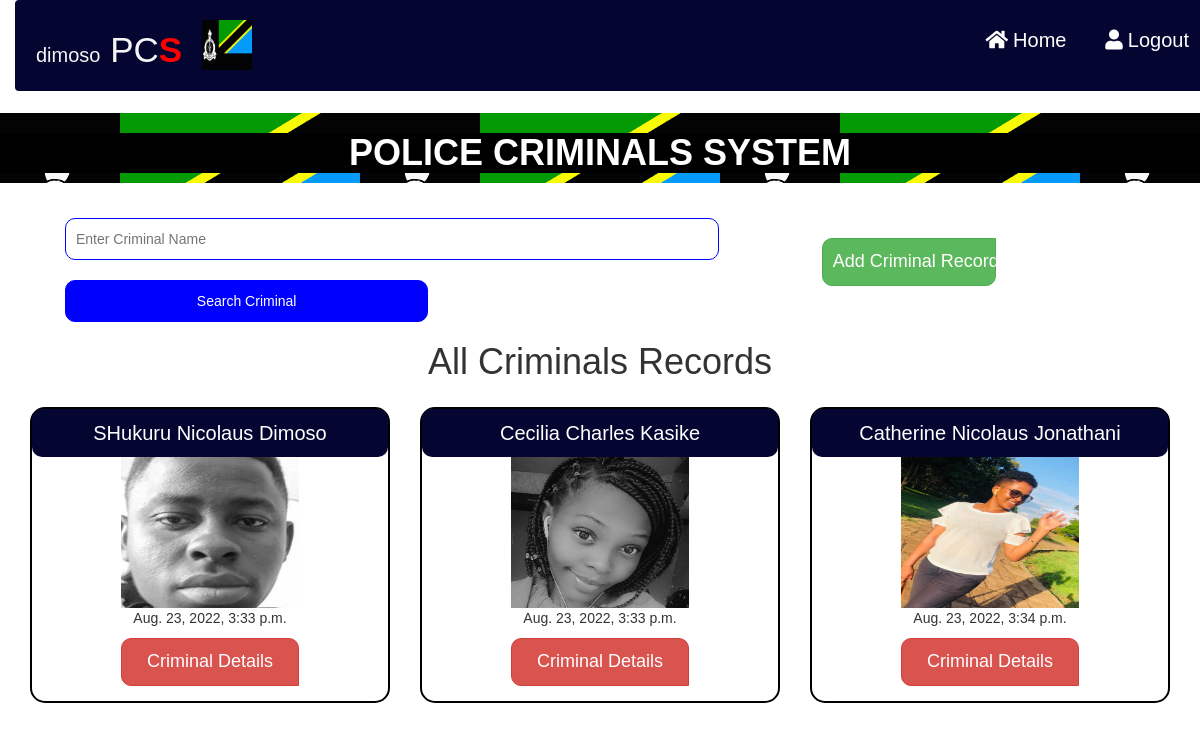
Screenshot of /criminals_records/ (signed in) with the database file from the repository.
### MyApp/models.py (models this page shows, shortened)
class Records(models.Model):
    criminals = models.ForeignKey(Criminals, on_delete=models.CASCADE)
    case_records = models.TextField()
    recorded_at = models.DateTimeField(auto_now_add=True, blank=True, null=True)
    updated_at = models.DateTimeField(auto_now = True, blank=True, null=True)

class Criminals(models.Model):
    name = models.CharField(max_length=200)
    residence = models.CharField(max_length=50)
    country = models.CharField(max_length=50, default="Tanzania")
    education = models.CharField(max_length=150, blank=True, null=True)
    occupation = models.CharField(max_length=150, blank=True, null=True)
    marital_status = models.CharField(max_length=50, blank=True, null=True)
    Gender_Choices = (
            ('', 'Choose Gender'),
            ('Male', 'Male'),
            ('Female', 'Female'),
        )
    gender = models.CharField(choices=Gender_Choices,max_length=7)
    recorded_at = models.DateTimeField(auto_now_add=True, blank=True, null=True)
    updated_at = models.DateTimeField(auto_now = True, blank=True, null=True)
    image = models.ImageField(upload_to="crimanls/")
    class Meta:
        verbose_name_plural = "Criminals"

### MyApp/views.py (the view)
# urls.py: path('criminals_records/', views.criminals_records, name="criminals_records"),
@login_required(login_url='signin')
def criminals_records(request):
	records = Records.objects.all()
	form = CriminalsSearchForm(request.POST or None)
	if request.method =="POST":
		records = Records.objects.filter(criminals__name__icontains=form['criminals'].value())
	context = {
		"records":records,
		"form": form,
	}
	return render(request, 'criminals_records.html', context)

### MyApp/forms.py
class CriminalsSearchForm(forms.ModelForm):
	criminals = forms.CharField(
		required=True,
		widget=forms.TextInput(attrs={'id' :'name', 'placeholder' : 'Enter Criminal Name'})
	)
	class Meta:
		model = Records
		fields =['criminals']

### MyApp/templates/criminals_records.html (shortened to what this page needs)
{% extends 'base.html' %}
{% load static %}
{% block content %}
<!DOCTYPE html>
<html>
<head>
</head>
<body>
<div class="container-fluid" style="margin-top: 5px;">
<div class="row" style="margin-left: 20px;margin-top: 30px;">
{% if records %}
<div class="col-md-8">
  <form method="POST">
    {{form.criminals}}<br>
    <input type="submit" value="Search Criminal" name="" style="width: 50%;">
  </form>
</div>
{% endif %}
<div class="col-md-4" style="margin-top: 20px;">
   <a href="{% url 'add_criminal_records' %}" class="btn btn-success" style="margin-bottom: 15px;font-size: 18px;width: 50%;padding: 10px; border-radius: 10px;border-top-right-radius: 0px;">Add Criminal Records</a>
  </div>
</div>
{% if records %}
<div class="row">
  <center><h1>All Criminals Records</h1></center>
{% for x in records %}
  <div class="col-md-4" style="margin-top: 15px;">
<div class="card text-center" style="border: 2px solid black;border-radius: 15px;">
  <div class="card-header" style="background-color: rgb(5,5,49);color: white;padding: 10px;font-size: 20px;border-radius: 10px;">
    {{x.criminals.name}}
  </div>
  <div class="card-body">
    <center>
      <img src="{{x.criminals.image.url}}"  class="rounded-circle" style="width: 50%;height: 4cm;">
    </center>
       <p class="card-text">
         {{x.updated_at}}
       </p>
    <a href="{% url 'view_criminals_records' x.id %}" class="btn btn-danger" style="margin-bottom: 15px;font-size: 18px;width: 50%;padding: 10px; border-radius: 10px;border-bottom-right-radius: 0px;">Criminal Details</a>
  </div>
</div>
  </div>
  {% endfor %}
  {% else %}
  <center><h2 style="color: black;">No Any Criminal Record</h2></center>
  {% endif %}
</div>
</div>
</body>
</html>
{% endblock %}

### MyApp/templates/base.html (shortened to what this page needs)
{% load static %}
<!DOCTYPE html>
<html>
<head>
 <link href="{% static 'MyApp/vendor/fontawesome-free/css/all.min.css' %}" rel="stylesheet">
     <link rel="stylesheet" href="{% static 'MyApp/jqueryui/jquery-ui.css' %}">
    <link rel="stylesheet" href="{% static 'MyApp/jqueryui/jquery-ui.structure.min.css' %}">
    <link rel="stylesheet" href="{% static 'MyApp/jqueryui/jquery-ui.structure.css' %}">
    <link rel="stylesheet" href="{% static 'MyApp/jqueryui/jquery-ui.theme.min.css' %}">
     <link rel="stylesheet" href="{% static 'MyApp/jqueryui/jquery-ui.theme.css' %}">
    <link href="{% static 'MyApp/css/animate.min.css' %}" rel="stylesheet">
    <link href="{% static 'MyApp/css/bootstrap.css' %}" rel="stylesheet">
    <link href="{% static 'MyApp/vendor/bootstrap-icons/bootstrap-icons.css' %}" rel="stylesheet">
    <link href="{% static 'MyApp/vendor/fontawesome-free/css/all.min.css' %}" rel="stylesheet">
</head>
<body style="">
<div class="container-fluid" style="margin-top: ;">
<nav class="navbar">
  <h1 class="logo"><span style="font-size: 20px;">{{user.username}}</span> PC<span style="color: red;font-weight: bold;">S</span></h1>
  <span style="float: right;" data-bs-toggle="modal" data-bs-target="image">
         <img src="{% static 'MyApp/img/police.png' %}" data-bs-toggle="modal" data-bs-target="#image" class="rounded-circle" style="width: 50px;height: 50px;margin-left: 20px;">
</span>
  <ul class="desktop-list">
   {% if user.is_authenticated %}
  <a href="{% url 'home' %}">
          <li data-bs-toggle="modal" data-bs-target="#chat" style="color: white;font-size: 20px;margin-right: 5px;"><i class='fa fa-home icon' data-bs-toggle="modal" data-bs-target="#chat" style="color: white;font-size: 20px;margin-right: 5px;"></i>Home</li></a>
<a href="{% url 'logout' %}">
          <li data-bs-toggle="modal" data-bs-target="#chat" style="color: white;font-size: 20px;margin-right: 5px;"><i class='fa fa-user icon' data-bs-toggle="modal" data-bs-target="#chat" style="color: white;font-size: 20px;margin-right: 5px;"></i>Logout</li></a>
{% else %}
            <li><a href="{% url 'signin' %}">SignIn</a></li>
            <li><a href="{% url 'signup' %}">SignUp</a></li>
            {% endif %}
  </ul>
</nav>
<div style="margin-top: 3cm;">
<div class="row header-image">
<center><h1 style="color: white;font-weight: bold;background: black;background-size: cover;">POLICE CRIMINALS SYSTEM</h1></center>
</div>
</div>
<section class="home">
{% block content %}
{% endblock %}
</section>
    <link href="{% static 'MyApp/js/bootstrap.js' %}" rel="stylesheet">
</body>
</html>

### MyApp/templates/criminals_records.html (style rules this page uses)
.card { width: 100%; transition-property: all; transition-duration: 1s; transition-delay: .5s; transition-timing-function: ease-in; }
form input { width: 90%; border-radius: 10px; padding: 10px; border: 1px solid blue; color: black; }
form input[type="submit"] { width: 10%; border-radius: 10px; padding: 10px; border: 1px solid blue; margin-top: 20px; background-color: blue; color: white; }

### rows the page displays
Records: criminals.name "SHukuru Nicolaus Dimoso", criminals.image (picture), updated_at "Aug. 23, 2022, 3:33 p.m."
Records: criminals.name "Cecilia Charles Kasike", criminals.image (picture), updated_at "Aug. 23, 2022, 3:33 p.m."
Records: criminals.name "Catherine Nicolaus Jonathani", criminals.image (picture), updated_at "Aug. 23, 2022, 3:34 p.m."

### other values shown
{{ user.username }} "dimoso"
